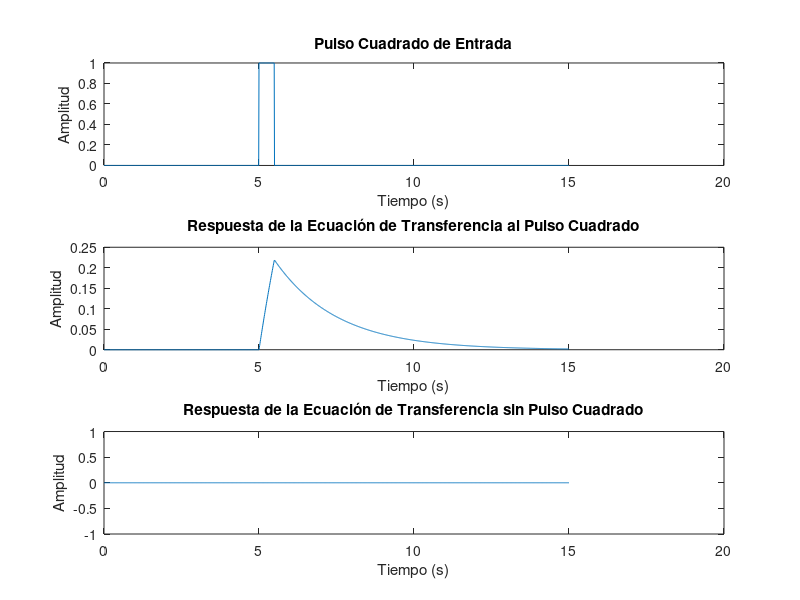

Here is the MATLAB script that generated this plot:
pkg load control
pkg load signal
s=tf("s")


% Parámetros de la ecuación de transferencia
Kp = 1;  % Ganancia
T = 2;  % Constante de tiempo

% Ecuación de transferencia
numerator = [Kp];
denominator = [T, T-1];
G = tf(numerator, denominator);
pkg load control
pkg load signal
s=tf("s")
% Generar el tiempo para la simulación
t = 0:0.01:15;  % Ajustar el tiempo según tus necesidades

% Generar la señal de entrada (pulso cuadrado) que inicia a los 5 segundos y dura 0.5 segundos
input_signal = (t >= 5) & (t < 5.5);

% Inicializar la salida como cero
output_signal = zeros(size(t));

% Encontrar el índice del tiempo donde comienza el pulso
pulse_start_index = find(input_signal, 1);

% Evaluar la función de transferencia solo durante el pulso
output_signal(pulse_start_index:end) = lsim(G, input_signal(pulse_start_index:end), t(pulse_start_index:end));

% Evaluar la ecuación de estado sin la influencia del pulso cuadrado
state_equation_response = lsim(G, zeros(size(t)), t);

% Graficar las tres señales por separado
figure;

subplot(3, 1, 1);
plot(t, input_signal);
title('Pulso Cuadrado de Entrada');
xlabel('Tiempo (s)');
ylabel('Amplitud');

subplot(3, 1, 2);
plot(t, output_signal);
title('Respuesta de la Ecuación de Transferencia al Pulso Cuadrado');
xlabel('Tiempo (s)');
ylabel('Amplitud');

subplot(3, 1, 3);
plot(t, state_equation_response);
title('Respuesta de la Ecuación de Transferencia sin Pulso Cuadrado');
xlabel('Tiempo (s)');
ylabel('Amplitud');